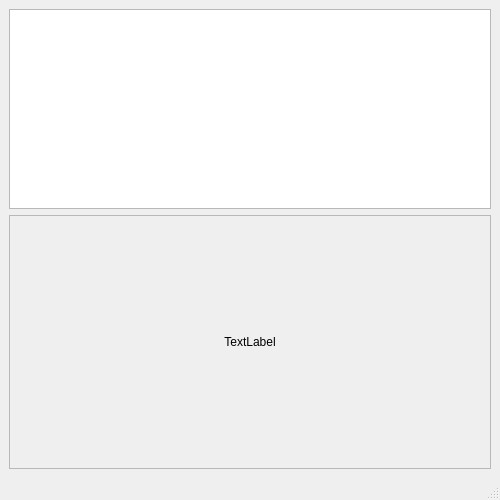
<?xml version="1.0" encoding="UTF-8"?>
<ui version="4.0">
 <class>Qt6_dropEvent</class>
 <widget class="QMainWindow" name="Qt6_dropEvent">
  <property name="geometry">
   <rect>
    <x>0</x>
    <y>0</y>
    <width>500</width>
    <height>500</height>
   </rect>
  </property>
  <property name="windowTitle">
   <string>Qt6_dropEvent</string>
  </property>
  <widget class="QWidget" name="W_Central">
   <layout class="QVBoxLayout" name="verticalLayout">
    <item>
     <widget class="QPlainTextEdit" name="PTE_Message">
      <property name="maximumSize">
       <size>
        <width>16777215</width>
        <height>200</height>
       </size>
      </property>
     </widget>
    </item>
    <item>
     <widget class="QScrollArea" name="SA_Scroll">
      <property name="widgetResizable">
       <bool>true</bool>
      </property>
      <widget class="QWidget" name="scrollAreaWidgetContents">
       <property name="geometry">
        <rect>
         <x>0</x>
         <y>0</y>
         <width>472</width>
         <height>204</height>
        </rect>
       </property>
       <layout class="QVBoxLayout" name="verticalLayout_2">
        <item>
         <widget class="QLabel" name="L_Image">
          <property name="text">
           <string>TextLabel</string>
          </property>
          <property name="alignment">
           <set>Qt::AlignCenter</set>
          </property>
         </widget>
        </item>
       </layout>
      </widget>
     </widget>
    </item>
   </layout>
  </widget>
  <widget class="QMenuBar" name="MB_Menu">
   <property name="geometry">
    <rect>
     <x>0</x>
     <y>0</y>
     <width>500</width>
     <height>30</height>
    </rect>
   </property>
  </widget>
  <widget class="QStatusBar" name="SB_Status"/>
 </widget>
 <resources/>
 <connections/>
</ui>
